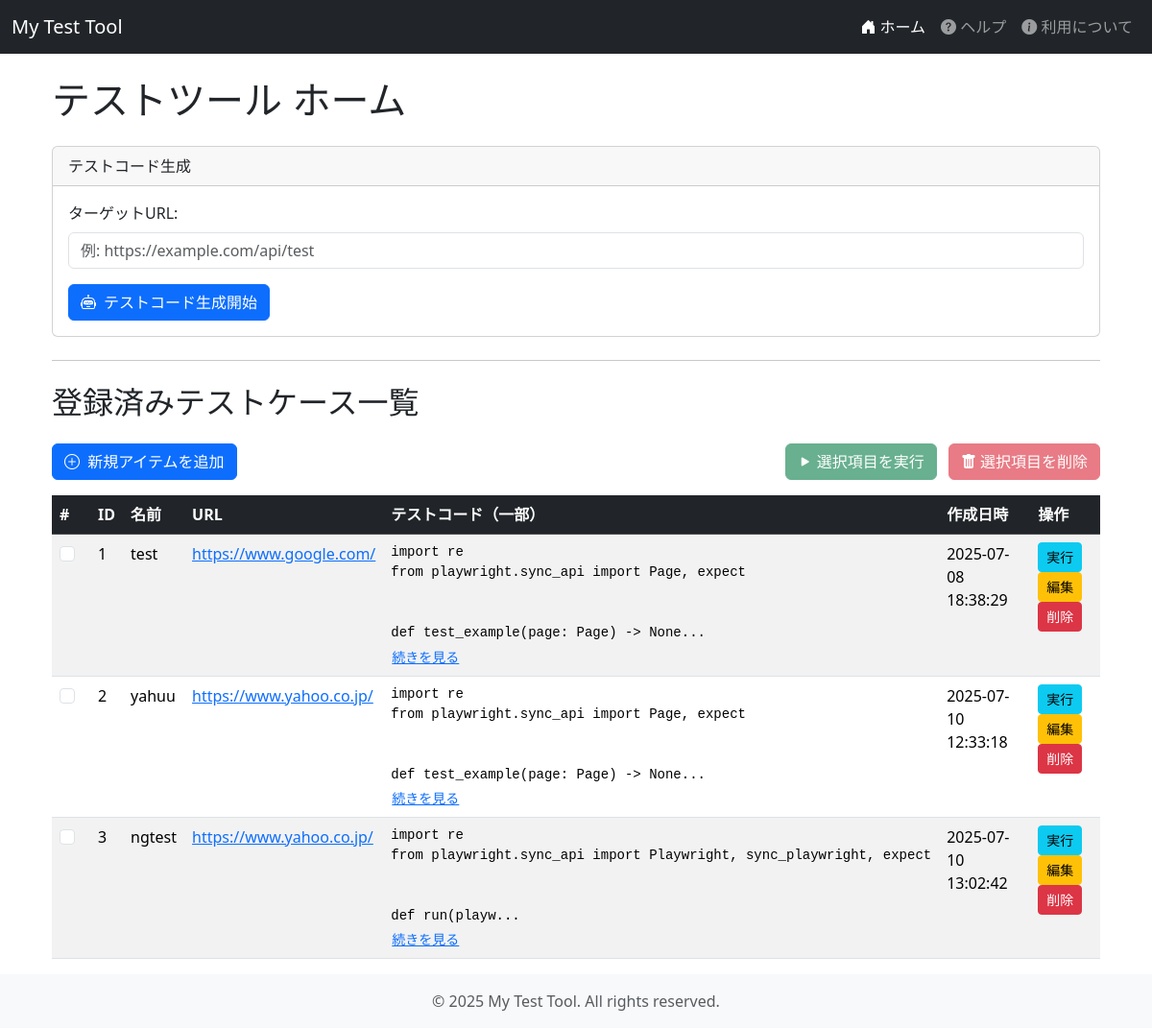
The page / on the database its author committed.
### app/models.py (models this page shows, shortened)
class TestCase(db.Model):
    __tablename__ = 'testcases'  # 明示的にテーブル名を指定
    id = db.Column(db.Integer, primary_key=True)
    name = db.Column(db.String(100), nullable=False)
    url = db.Column(db.String(300), nullable=False)
    code = db.Column(db.Text, nullable=True)
    created_at = db.Column(db.DateTime, default=datetime.utcnow)
    updated_at = db.Column(
        db.DateTime, default=datetime.utcnow, onupdate=datetime.utcnow
        )

### app/routes/main.py (the view)
@main_bp.route('/')
def index():
    test_cases = TestCase.query.all()  # データベースからすべてのテストケースを取得
    return render_template('index.html', test_cases=test_cases)

### app/templates/index.html (shortened to what this page needs)
{% extends "base.html" %}
{% block content %}
<div class="container mt-4">
    <h1 class="mb-4">テストツール ホーム</h1>
    <div class="card mb-4">
        <div class="card-header">
            テストコード生成
        </div>
        <div class="card-body">
            <form id="generateCodeForm">
                <div class="mb-3">
                    <label for="generateUrl" class="form-label">ターゲットURL:</label>
                    <input type="url" class="form-control" id="generateUrl" placeholder="例: https://example.com/api/test">
                </div>
                <button type="button" id="generateCodeButton" class="btn btn-primary">
                    <i class="bi bi-robot me-2"></i>テストコード生成開始
                </button>
            </form>
        </div>
    </div>
    <hr class="my-4">
    <h2 class="mb-4">登録済みテストケース一覧</h2>
    <div class="d-flex justify-content-between align-items-center mb-3">
        <button id="openAddModalButton" class="btn btn-primary me-2">
            <i class="bi bi-plus-circle me-1"></i> 新規アイテムを追加
        </button>
        <div>
            <button id="executeSelectedButton" class="btn btn-success me-2" disabled>
                <i class="bi bi-play-fill me-1"></i>選択項目を実行
            </button>
            <button id="deleteSelectedButton" class="btn btn-danger" disabled>
                <i class="bi bi-trash-fill me-1"></i>選択項目を削除
            </button>
        </div>
    </div>
    {% if test_cases %}
    <div class="table-responsive">
        <table id="itemListTable" class="table table-hover table-striped">
            <thead class="table-dark">
                <tr>
                    <th scope="col">#</th>
                    <th scope="col">ID</th>
                    <th scope="col">名前</th>
                    <th scope="col">URL</th>
                    <th scope="col">テストコード（一部）</th>
                    <th scope="col">作成日時</th>
                    <th scope="col">操作</th>
                </tr>
            </thead>
            <tbody>
                {% for case in test_cases %}
                <tr class="selectable-row">
                    <td>
                        <div class="form-check">
                            <input class="form-check-input item-checkbox" type="checkbox" id="checkbox-{{ case.id }}" value="{{ case.id }}">
                        </div>
                    </td>
                    <td>{{ case.id }}</td>
                    <td>{{ case.name }}</td>
                    <td><a href="{{ case.url }}" target="_blank">{{ case.url | truncate(50) }}</a></td>
                    <td>
                        <div class="test-code-preview" data-full-code="{{ case.code | e }}">
                            <pre class="mb-0"><code>{{ case.code | truncate(100, True, '...') }}</code></pre>
                            {% if case.code and case.code | length > 100 %}
                                <button class="btn btn-link btn-sm p-0 read-more-code">続きを見る</button>
                            {% endif %}
                        </div>
                    </td>
                    <td>{{ case.created_at.strftime('%Y-%m-%d %H:%M:%S') if case.created_at else 'N/A' }}</td>
                    <td>
                        <button class="btn btn-sm btn-info me-1 execute-button" data-id="{{ case.id }}">実行</button>
                        <button class="btn btn-sm btn-warning me-1 edit-button" data-id="{{ case.id }}">編集</button>
                        <button class="btn btn-sm btn-danger delete-button" data-id="{{ case.id }}">削除</button>
                    </td>
                </tr>
                {% endfor %}
            </tbody>
        </table>
    </div>
    {% else %}
    <p>まだ登録されているテストケースはありません。</p>
    {% endif %}
</div>
{% endblock %}

### app/templates/base.html (shortened to what this page needs)
<!DOCTYPE html>
<html lang="ja">
<head>
    <link href="https://cdn.jsdelivr.net/npm/bootstrap@5.3.3/dist/css/bootstrap.min.css" rel="stylesheet">
    <link rel="stylesheet" href="https://cdn.jsdelivr.net/npm/bootstrap-icons@1.11.3/font/bootstrap-icons.min.css">
    <link rel="stylesheet" href="{{ url_for('static', filename='css/style.css') }}">
</head>
<body>
    <nav class="navbar navbar-expand-lg navbar-dark bg-dark">
        <div class="container-fluid">
            <a class="navbar-brand" href="{{ url_for('main.index') }}">My Test Tool</a>
            <div class="collapse navbar-collapse" id="navbarNav">
                <ul class="navbar-nav ms-auto">
                    <li class="nav-item">
                        <a class="nav-link {% if request.endpoint == 'main.index' %}active{% endif %}" aria-current="page" href="{{ url_for('main.index') }}">
                            <i class="bi bi-house-door-fill"></i> ホーム
                        </a>
                    </li>
                    <li class="nav-item">
                        <a class="nav-link {% if request.endpoint == 'main.help' %}active{% endif %}" href="{{ url_for('main.help_page') }}">
                            <i class="bi bi-question-circle-fill"></i> ヘルプ
                        </a>
                    </li>
                    <li class="nav-item">
                        <a class="nav-link {% if request.endpoint == 'main.usage_page' %}active{% endif %}" href="{{ url_for('main.usage_page') }}">
                            <i class="bi bi-info-circle-fill"></i> 利用について
                        </a>
                    </li>
                </ul>
            </div>
        </div>
    </nav>
    <main class="container mt-4">
        {% block content %}{% endblock %}
    </main>
    <footer class="footer mt-auto py-3 bg-light">
        <div class="container text-center">
            <span class="text-muted">&copy; {{ moment().format('YYYY') }} My Test Tool. All rights reserved.</span>
        </div>
    </footer>
</body>
</html>

### rows shown on the page
TestCase: id "1", name "test", url "https://www.google.com/", code "import re from playwright.sync_api import Page, expect def test_example(page: Page) -> None...", shows "続きを見る", created_at "2025-07-08 18:38:29"
TestCase: id "2", name "yahuu", url "https://www.yahoo.co.jp/", code "import re from playwright.sync_api import Page, expect def test_example(page: Page) -> None...", shows "続きを見る", created_at "2025-07-10 12:33:18"
TestCase: id "3", name "ngtest", url "https://www.yahoo.co.jp/", code "import re from playwright.sync_api import Playwright, sync_playwright, expect def run(playw...", shows "続きを見る", created_at "2025-07-10 13:02:42"

### other values the page prints
{{ moment().format('YYYY') }} "2025"
